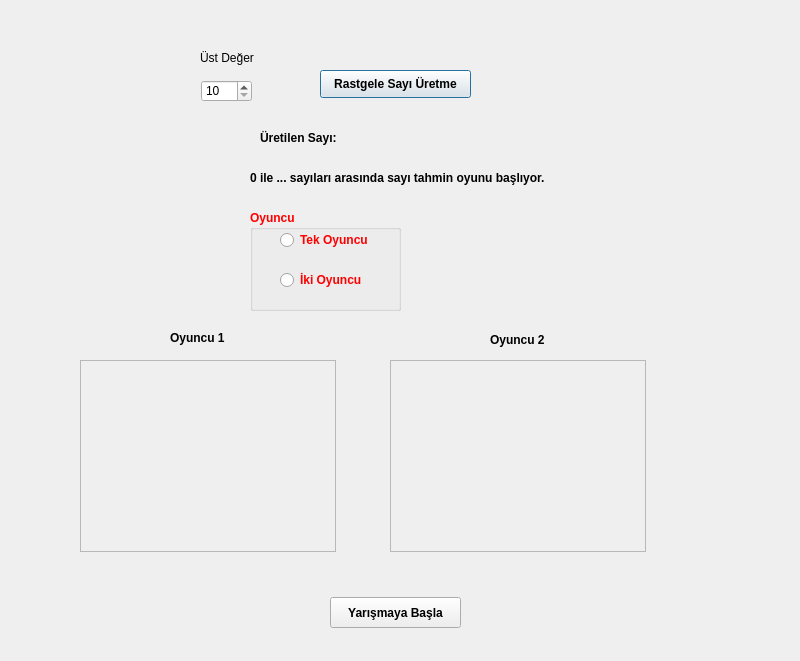
<?xml version="1.0" encoding="UTF-8"?>
<ui version="4.0">
 <class>Dialog</class>
 <widget class="QDialog" name="Dialog">
  <property name="geometry">
   <rect>
    <x>0</x>
    <y>0</y>
    <width>800</width>
    <height>661</height>
   </rect>
  </property>
  <property name="windowTitle">
   <string>Dialog</string>
  </property>
  <widget class="QSpinBox" name="spinBox">
   <property name="geometry">
    <rect>
     <x>201</x>
     <y>80</y>
     <width>51</width>
     <height>22</height>
    </rect>
   </property>
   <property name="minimum">
    <number>10</number>
   </property>
   <property name="maximum">
    <number>1000</number>
   </property>
  </widget>
  <widget class="QLabel" name="label">
   <property name="geometry">
    <rect>
     <x>200</x>
     <y>50</y>
     <width>61</width>
     <height>16</height>
    </rect>
   </property>
   <property name="text">
    <string>Üst Değer</string>
   </property>
  </widget>
  <widget class="QPushButton" name="pushButtonRastgeleSay">
   <property name="geometry">
    <rect>
     <x>320</x>
     <y>70</y>
     <width>151</width>
     <height>28</height>
    </rect>
   </property>
   <property name="font">
    <font>
     <weight>75</weight>
     <bold>true</bold>
    </font>
   </property>
   <property name="text">
    <string>Rastgele Sayı Üretme</string>
   </property>
  </widget>
  <widget class="QGroupBox" name="groupBoxOyuncu">
   <property name="geometry">
    <rect>
     <x>250</x>
     <y>210</y>
     <width>151</width>
     <height>101</height>
    </rect>
   </property>
   <property name="palette">
    <palette>
     <active>
      <colorrole role="WindowText">
       <brush brushstyle="SolidPattern">
        <color alpha="255">
         <red>255</red>
         <green>0</green>
         <blue>0</blue>
        </color>
       </brush>
      </colorrole>
     </active>
     <inactive>
      <colorrole role="WindowText">
       <brush brushstyle="SolidPattern">
        <color alpha="255">
         <red>255</red>
         <green>0</green>
         <blue>0</blue>
        </color>
       </brush>
      </colorrole>
     </inactive>
     <disabled>
      <colorrole role="WindowText">
       <brush brushstyle="SolidPattern">
        <color alpha="255">
         <red>120</red>
         <green>120</green>
         <blue>120</blue>
        </color>
       </brush>
      </colorrole>
     </disabled>
    </palette>
   </property>
   <property name="font">
    <font>
     <weight>75</weight>
     <bold>true</bold>
    </font>
   </property>
   <property name="title">
    <string>Oyuncu</string>
   </property>
   <widget class="QRadioButton" name="radioButtonTO">
    <property name="geometry">
     <rect>
      <x>30</x>
      <y>20</y>
      <width>95</width>
      <height>20</height>
     </rect>
    </property>
    <property name="text">
     <string>Tek Oyuncu</string>
    </property>
   </widget>
   <widget class="QRadioButton" name="radioButtonIO">
    <property name="geometry">
     <rect>
      <x>30</x>
      <y>60</y>
      <width>95</width>
      <height>20</height>
     </rect>
    </property>
    <property name="text">
     <string>İki Oyuncu</string>
    </property>
   </widget>
  </widget>
  <widget class="QListWidget" name="listWidget_oyuncu1">
   <property name="enabled">
    <bool>false</bool>
   </property>
   <property name="geometry">
    <rect>
     <x>80</x>
     <y>360</y>
     <width>256</width>
     <height>192</height>
    </rect>
   </property>
  </widget>
  <widget class="QListWidget" name="listWidget_oyuncu2">
   <property name="enabled">
    <bool>false</bool>
   </property>
   <property name="geometry">
    <rect>
     <x>390</x>
     <y>360</y>
     <width>256</width>
     <height>192</height>
    </rect>
   </property>
  </widget>
  <widget class="QLabel" name="label_2">
   <property name="geometry">
    <rect>
     <x>170</x>
     <y>330</y>
     <width>71</width>
     <height>16</height>
    </rect>
   </property>
   <property name="font">
    <font>
     <weight>75</weight>
     <bold>true</bold>
    </font>
   </property>
   <property name="text">
    <string>Oyuncu 1</string>
   </property>
  </widget>
  <widget class="QLabel" name="label_3">
   <property name="geometry">
    <rect>
     <x>490</x>
     <y>330</y>
     <width>91</width>
     <height>20</height>
    </rect>
   </property>
   <property name="font">
    <font>
     <weight>75</weight>
     <bold>true</bold>
    </font>
   </property>
   <property name="text">
    <string>Oyuncu 2</string>
   </property>
  </widget>
  <widget class="QLabel" name="label_4">
   <property name="geometry">
    <rect>
     <x>250</x>
     <y>170</y>
     <width>351</width>
     <height>16</height>
    </rect>
   </property>
   <property name="font">
    <font>
     <weight>75</weight>
     <bold>true</bold>
    </font>
   </property>
   <property name="text">
    <string>0 ile ... sayıları arasında sayı tahmin oyunu başlıyor.</string>
   </property>
  </widget>
  <widget class="QLabel" name="label_5">
   <property name="geometry">
    <rect>
     <x>260</x>
     <y>130</y>
     <width>121</width>
     <height>16</height>
    </rect>
   </property>
   <property name="font">
    <font>
     <weight>75</weight>
     <bold>true</bold>
    </font>
   </property>
   <property name="text">
    <string>Üretilen Sayı:</string>
   </property>
  </widget>
  <widget class="QPushButton" name="pushButtonYarsBasla">
   <property name="geometry">
    <rect>
     <x>330</x>
     <y>597</y>
     <width>131</width>
     <height>31</height>
    </rect>
   </property>
   <property name="font">
    <font>
     <weight>75</weight>
     <bold>true</bold>
    </font>
   </property>
   <property name="text">
    <string>Yarışmaya Başla</string>
   </property>
  </widget>
 </widget>
 <resources/>
 <connections/>
</ui>
